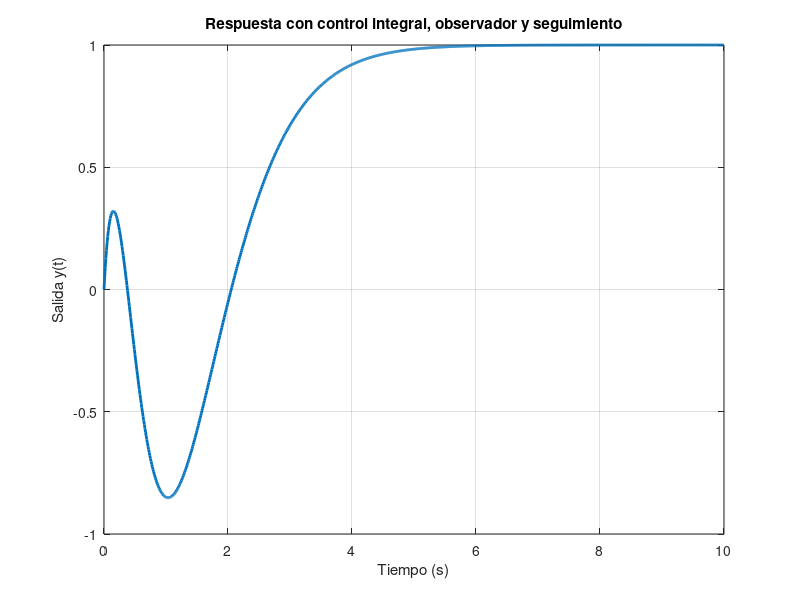

This figure's MATLAB source:
clc; clear; close all;

%% 1. Planta original
s = tf('s');
G = ss(zpk((1-s)*(2-s)/((s-5)*(s-4))));  % Planta de orden 2
A = G.A;
B = G.B;
C = G.C;
D = G.D;

n = size(A,1);  % orden del sistema

%% 1b. Test de controlabilidad y observabilidad

Co = ctrb(A, B);
Ob = obsv(A, C);

fprintf('Rango de la matriz de controlabilidad: %d\n', rank(Co));
fprintf('Rango de la matriz de observabilidad:  %d\n', rank(Ob));

if rank(Co) == size(A,1)
    disp('✅ La planta es completamente controlable.');
else
    disp('❌ La planta NO es completamente controlable.');
end

if rank(Ob) == size(A,1)
    disp('✅ La planta es completamente observable.');
else
    disp('❌ La planta NO es completamente observable.');
end


%% 2. Sistema aumentado (para acción integral)
% z_dot = r - y = r - Cx
Aa = [A, zeros(n,1);
     -C, 0];
Ba = [B;
       0];  % El integrador ya no recibe -D

%% 3. Controlador con acción integral
poles_aug = [-2, -2, -2];  % Polos deseados para sistema aumentado
Ka = acker(Aa, Ba, poles_aug);
K  = Ka(1:n);     % Ganancia de estados
kI = Ka(end);     % Ganancia del integrador (positivo)

%% 4. Ganancia de referencia (para error en régimen = 0)
kr = 1 / ( C * inv(A - B*K) * B );

%% 5. Observador de estados
L = acker(A', C', [-4, -4])';  % Polos del observador

%% 6. Ensamble del sistema total (estados: x, z, x_hat)
% Estados: x (2), z (1), x_hat (2) → total 5

% Dinámica:
% x_dot     = A*x - B*K*x_hat - B*kI*z + B*kr*r
% z_dot     = r - C*x
% xhat_dot  = A*xhat - B*K*xhat - B*kI*z + B*kr*r + L*C*(x - xhat)

A_total = [ A,       -B*kI,         -B*K;
           -C,         0,      zeros(1,n);
           L*C,     -B*kI,   A - B*K - L*C ];

B_total = [ B*kr;
            1;
            B*kr ];

C_total = [ C, 0, zeros(1,n) ];
D_total = 0;

%% 7. Sistema en espacio de estados cerrado
sys_cl = ss(A_total, B_total, C_total, D_total);

%% 8. Simulación
t = 0:0.01:10;
r = ones(size(t));  % entrada escalón

[y, t_out] = lsim(sys_cl, r, t);

%% 9. Gráfica
figure;
plot(t_out, y, 'LineWidth', 2);
grid on;
xlabel('Tiempo (s)');
ylabel('Salida y(t)');
title('Respuesta con control integral, observador y seguimiento');
